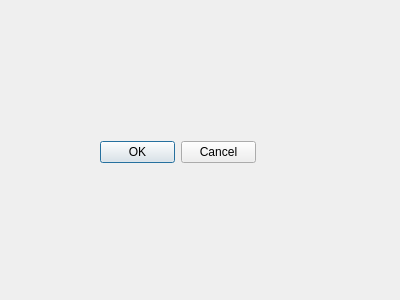
<?xml version="1.0" encoding="UTF-8"?>
<ui version="4.0">
 <class>Form</class>
 <widget class="QWidget" name="Form">
  <property name="geometry">
   <rect>
    <x>0</x>
    <y>0</y>
    <width>400</width>
    <height>300</height>
   </rect>
  </property>
  <property name="windowTitle">
   <string>Form</string>
  </property>
  <widget class="QDialogButtonBox" name="buttonBox">
   <property name="geometry">
    <rect>
     <x>100</x>
     <y>140</y>
     <width>156</width>
     <height>24</height>
    </rect>
   </property>
   <property name="standardButtons">
    <set>QDialogButtonBox::Cancel|QDialogButtonBox::Ok</set>
   </property>
  </widget>
 </widget>
 <resources/>
 <connections/>
</ui>
